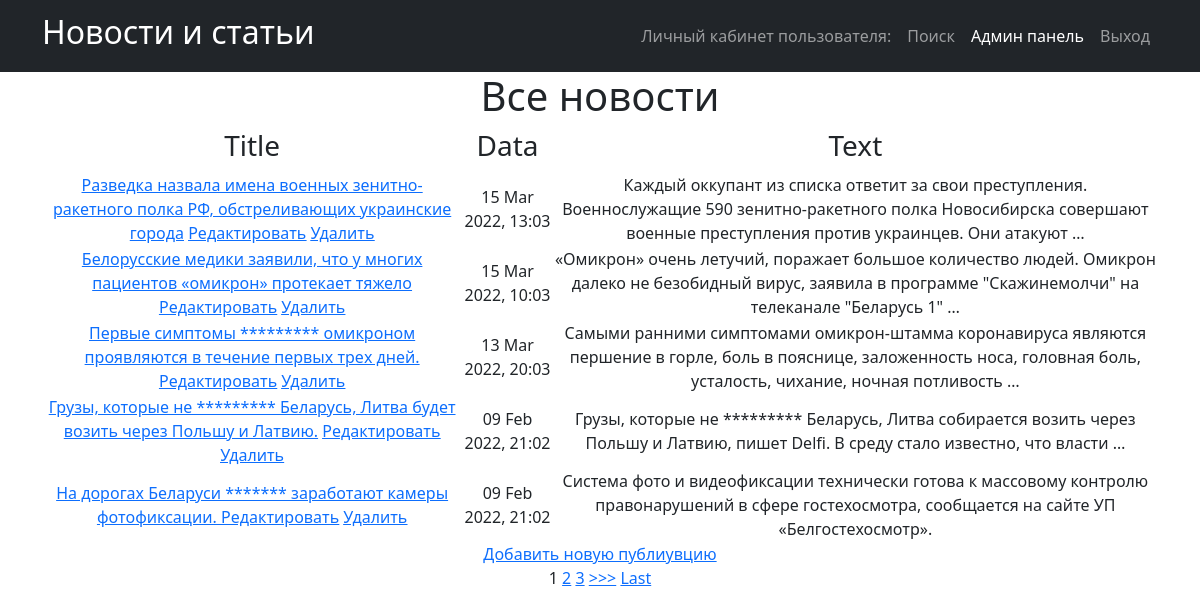
The page /news/ on the database as committed earlier.
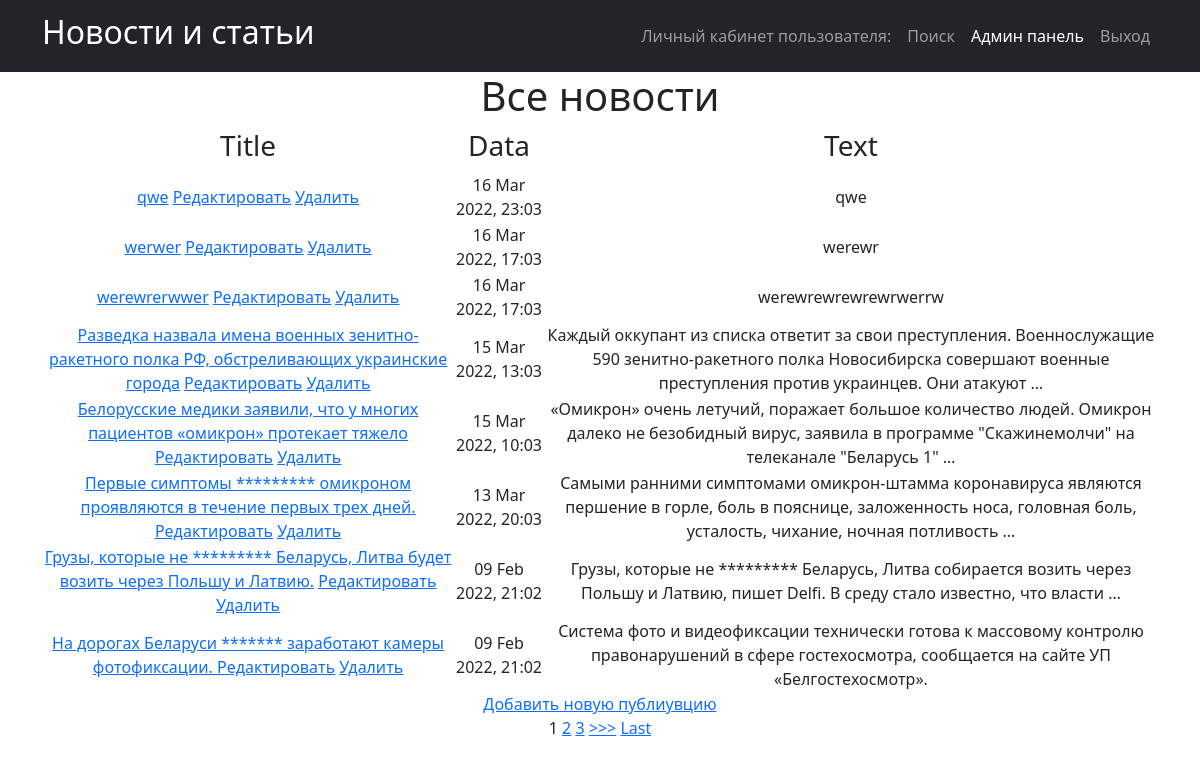
The same page on the database as committed later.
### news_portal/models.py (models this page shows, shortened)
class Post(models.Model):
    PostAuthor = models.ForeignKey(Author, on_delete=models.CASCADE)
    NEWS = 'NW'
    ARTICLE = 'AR'
    CATEGORIES = [
        ('NW', 'Новость'),
        ('AR', 'Статья')
    ]
    categoryType = models.CharField(max_length=2, choices=CATEGORIES)
    pubData = models.DateTimeField('дата добавления', auto_now_add=True)
    postCategory = models.ManyToManyField(Category, through='postCategory')
    postTitle = models.CharField('название публикации', max_length=255)
    postText = models.TextField('текст публикации')
    postRating = models.SmallIntegerField('рейтинг публикации', default=0)

### news_portal/views.py (the view, shortened to what this page needs)
# urls.py: path('', PostList.as_view()),
class PostList(ListView):
    model = Post
    template_name = 'news.html'
    context_object_name = 'news'
    queryset = Post.objects.order_by('-id')
    paginate_by = 1
    form_class = PostForm
    def get_context_data(self, **kwargs):
        context = super().get_context_data(**kwargs)
        context['filter'] = News_filter(self.request.GET, queryset=self.get_queryset())
        return context

### news_portal/templatetags/censor.py (called while the page is built)
@register.filter(name='censor')
def censor(value):
    text = value.split()
    for word in text:
        if word.lower() in CENSOR:
            value = value.replace(word, '*' * len(word))
    return value

### templates/news.html (shortened to what this page needs)
{% extends 'flatpages/default.html' %}
{% load censor %}
{% block content %}
<h1>Все новости</h1>
    {% if news %}
    <table>
        <tr>
            <td>
                <h3>Title</h3>
            </td>
            <td>
                <h3>Data</h3>
            </td>
            <td>
                <h3>Text</h3>
            </td>
            </tr>
            {% for new in filter.qs %}
            <tr>
            <td>
               <a href="{% url 'post_detail' new.id %}">{{ new.postTitle|censor }}</a>
                <a href="{% url 'post_update' new.id %}"><u>Редактировать</u></a>
                  <a href="{% url 'post_delete' new.id %}"><u> Удалить </u></a>
            </td>
            <td>
                {{ new.pubData|date:'d M Y, H:m' }}
            </td>
            <td>
                {{ new.postText|truncatewords:20|censor }}
            </td>
        </tr>
        {% endfor %}
    </table>
<a href="{% url 'post_create' %}">Добавить новую публиувцию</a> <br>
{% if is_paginated %}
    {% for num in page_obj.paginator.page_range %}
        {% if page_obj.number == num %}
            <a>{{ num }}</a>
        {% elif num > page_obj.number|add:'-3' and num < page_obj.number|add:'3' %}
            <a href="?page={{ num }}">{{ num }}</a>
        {% endif %}
    {% endfor %}
    {% if page_obj.has_next %}
        <a href="?page={{ page_obj.next_page_number }}">>>></a>
        <a href="?page={{ page_obj.paginator.num_pages }}">Last</a>
    {% endif %}
{% endif %}
    {% else %}
    <h2> Новостей нет! </h2>
    {% endif%}
{% endblock content %}

Rows that differ between the two databases and show on the page:
added Post: postTitle|censor "qwe", pubData "16 Mar 2022, 23:03", postText|censor "qwe"
added Post: postTitle|censor "werwer", pubData "16 Mar 2022, 17:03", postText|censor "werewr"
added Post: postTitle|censor "werewrerwwer", pubData "16 Mar 2022, 17:03", postText|censor "werewrewrewrewrwerrw"
